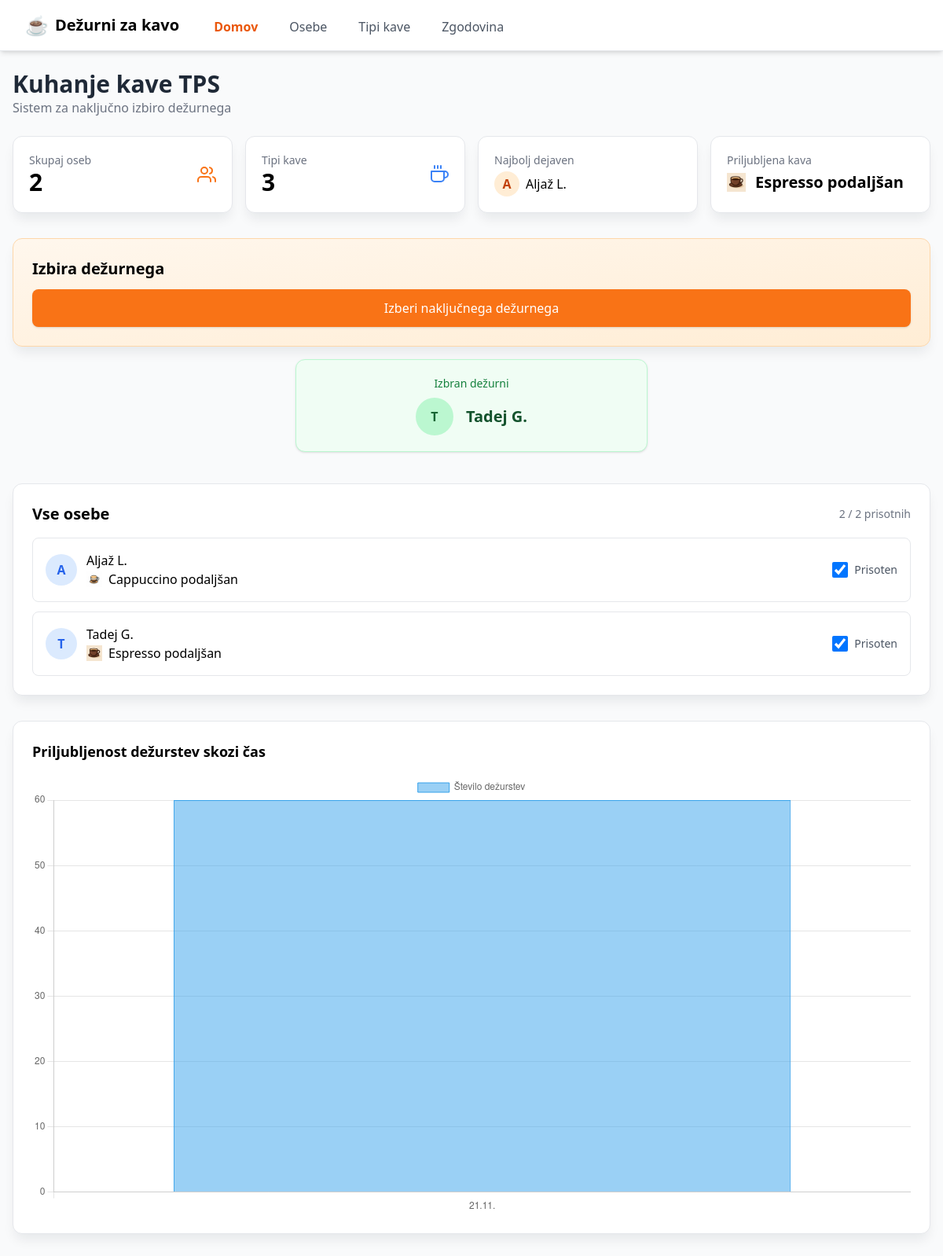
The page / on the database its author committed.
### app.py (models this page shows)
class Person(db.Model):
    __tablename__ = "people"
    id = db.Column(db.Integer, primary_key=True)
    first_name = db.Column(db.String(100), nullable=False)
    last_name = db.Column(db.String(100), nullable=False)
    email = db.Column(db.String(200), nullable=False, unique=True)
    default_coffee_type_id = db.Column(
        db.Integer, db.ForeignKey("coffee_types.id"), nullable=True
    )
    is_present = db.Column(db.Boolean, default=True)
    active = db.Column(db.Boolean, default=True)
    created_at = db.Column(db.DateTime, default=datetime.utcnow)
    updated_at = db.Column(db.DateTime, default=datetime.utcnow,
                           onupdate=datetime.utcnow)
    default_coffee_type = db.relationship("CoffeeType", back_populates="people")
    selections = db.relationship("Selection", back_populates="person")

class CoffeeType(db.Model):
    __tablename__ = "coffee_types"
    id = db.Column(db.Integer, primary_key=True)
    name = db.Column(db.String(100), nullable=False)
    icon = db.Column(db.String(100), nullable=True)
    active = db.Column(db.Boolean, default=True)
    created_at = db.Column(db.DateTime, default=datetime.utcnow)
    updated_at = db.Column(db.DateTime, default=datetime.utcnow,
                           onupdate=datetime.utcnow)
    people = db.relationship("Person", back_populates="default_coffee_type")

### app.py (the view)
@app.route("/")
def index():
    people = Person.query.filter_by(active=True).all()
    coffee_types = CoffeeType.query.filter_by(active=True).all()
    present_count = Person.query.filter_by(is_present=True, active=True).count()
    best_person = (
        db.session.query(Person)
        .join(Selection)
        .group_by(Person.id)
        .order_by(db.func.count(Selection.id).desc())
        .first()
    )
    favorite_coffee = (
        db.session.query(CoffeeType)
        .join(Person, Person.default_coffee_type_id == CoffeeType.id)
        .group_by(CoffeeType.id)
        .order_by(db.func.count(Person.id).desc())
        .first()
    )
    last_selection = Selection.query.order_by(Selection.selected_at.desc()).first()
    history_items = (
        db.session.query(
            db.func.date(Selection.selected_at),
            db.func.count(Selection.id)
        )
        .group_by(db.func.date(Selection.selected_at))
        .order_by(db.func.date(Selection.selected_at))
        .all()
    )
    from datetime import datetime
    chart_labels = []
    for d, _ in history_items:
        if isinstance(d, str):
            d = datetime.fromisoformat(d)
        chart_labels.append(d.strftime("%d.%m."))
    chart_values = [cnt for _, cnt in history_items]
    return render_template(
        "index.html",
        people=people,
        coffee_types=coffee_types,
        present_count=present_count,
        best_person=best_person,
        favorite_coffee=favorite_coffee,
        last_selection=last_selection,
        chart_labels=chart_labels,
        chart_values=chart_values,
    )

### templates/index.html (shortened to what this page needs)
{% extends "base.html" %}
{% block content %}
<div class="mb-6">
    <h1 class="text-3xl font-bold text-gray-800">Kuhanje kave TPS</h1>
    <p class="text-gray-500">Sistem za naključno izbiro dežurnega</p>
</div>
<div class="grid grid-cols-1 sm:grid-cols-2 lg:grid-cols-4 gap-4 mb-8">
    <div class="card p-5">
        <div class="flex items-center justify-between">
            <div>
                <p class="text-sm text-gray-500">Skupaj oseb</p>
                <p class="text-3xl font-bold">{{ people|length }}</p>
            </div>
            <div class="text-orange-500"><i data-feather="users"></i></div>
        </div>
    </div>
    <div class="card p-5">
        <div class="flex items-center justify-between">
            <div>
                <p class="text-sm text-gray-500">Tipi kave</p>
                <p class="text-3xl font-bold">{{ coffee_types|length }}</p>
            </div>
            <div class="text-blue-500"><i data-feather="coffee"></i></div>
        </div>
    </div>
    <div class="card p-5">
        <p class="text-sm text-gray-500 mb-1">Najbolj dejaven</p>
        {% if best_person %}
        <div class="flex items-center gap-2">
            <div class="w-8 h-8 bg-orange-100 text-orange-700 font-semibold flex items-center justify-center rounded-full">
                {{ best_person.first_name[0] }}
            </div>
            <span class="font-medium">{{ best_person.first_name }} {{ best_person.last_name }}</span>
        </div>
        {% else %}
        <span class="text-gray-400">—</span>
        {% endif %}
    </div>
    <div class="card p-5">
        <p class="text-sm text-gray-500 mb-1">Priljubljena kava</p>
        {% if favorite_coffee %}
        <div class="flex items-center gap-3">
            <div class="coffee-badge badge-md">
                <img src="{{ favorite_coffee.icon }}" class="w-6 h-6" alt="">
            </div>
            <span class="text-xl font-semibold">{{ favorite_coffee.name }}</span>
        </div>
        {% else %}
        <span class="text-gray-400 text-xl">—</span>
        {% endif %}
    </div>
</div>
<div id="randomCard" class="card p-6 mb-4 bg-gradient-to-br from-orange-50 to-orange-100 border-orange-200">
    <h2 class="text-xl font-semibold mb-3">Izbira dežurnega</h2>
    <button onclick="animateRandom()"
            class="w-full bg-orange-500 hover:bg-orange-600 text-white py-3 rounded-lg font-medium shadow transition">
        Izberi naključnega dežurnega
    </button>
</div>
<div id="selectedPersonBox" class="mb-10">
    {% if last_selection %}
    <div class="flex justify-center">
        <div class="bg-green-50 border border-green-200 p-5 rounded-xl shadow selected-box w-full max-w-md">
            <p class="text-sm font-medium text-green-700 mb-2 text-center">
                Izbran dežurni
            </p>
            <div class="flex items-center gap-4 justify-center">
                <div class="w-12 h-12 rounded-full bg-green-200 text-green-800 font-bold flex items-center justify-center">
                    {{ last_selection.person.first_name[0] }}
                </div>
                <p class="text-xl font-semibold text-green-900">
                    {{ last_selection.person.first_name }} {{ last_selection.person.last_name }}
                </p>
            </div>
        </div>
    </div>
    {% endif %}
</div>
<div class="card p-6 mb-8">
    <div class="flex justify-between items-center mb-4">
        <h3 class="text-xl font-semibold">Vse osebe</h3>
        <p class="text-gray-500 text-sm">{{ present_count }} / {{ people|length }} prisotnih</p>
    </div>
    <div class="space-y-3">
        {% for p in people %}
        <div id="person-{{ p.id }}"
             class="flex flex-col sm:flex-row sm:items-center sm:justify-between p-4 border rounded-lg hover:bg-gray-50 transition">
            <div class="flex items-center gap-3 mb-2 sm:mb-0">
                <div class="w-10 h-10 rounded-full bg-blue-100 flex items-center justify-center font-bold text-blue-600">
                    {{ p.first_name[0] }}
                </div>
                <div>
                    <p class="font-medium">{{ p.first_name }} {{ p.last_name }}</p>
                    <p class="text-sm text-gray-500">
                        {% if p.default_coffee_type %}
                        <div class="flex items-center gap-2">
                            <div class="coffee-badge badge-sm">
                                <img src="{{ p.default_coffee_type.icon }}" class="w-5 h-5">
                            </div>
                            {{ p.default_coffee_type.name }}
                        </div>
                        {% else %}
                        <span class="text-gray-400">—</span>
                        {% endif %}
                    </p>
                </div>
            </div>
            <form method="post" action="{{ url_for('toggle_presence', person_id=p.id) }}">
                <label class="flex items-center cursor-pointer gap-2">
                    <input type="checkbox" name="is_present"
                           onchange="this.form.submit()"
                           {% if p.is_present %}checked{% endif %}
                           class="h-5 w-5 rounded border-gray-300 text-blue-600 focus:ring-blue-500">
                    <span class="text-sm text-gray-600">Prisoten</span>
                </label>
            </form>
        </div>
        {% endfor %}
    </div>
</div>
<div class="card p-6">
    <h3 class="text-lg font-semibold mb-4">Priljubljenost dežurstev skozi čas</h3>
    <canvas id="historyChart"></canvas>
</div>
<script>
/* TOAST */
function showToast(msg) {
    const t = document.getElementById("toast");
    t.textContent = msg;
    t.classList.remove("hidden");
    setTimeout(() => t.classList.add("opacity-100"), 10);
    setTimeout(() => {
        t.classList.remove("opacity-100");
        setTimeout(() => t.classList.add("hidden"), 300);
    }, 2500);
}
/* HIGHLIGHT */
function highlightPerson(id) {
    const el = document.getElementById("person-" + id);
    if (!el) return;
    el.classList.remove("flash");
    void el.offsetWidth;
    el.classList.add("flash");
}
/* IZRIS ZELENE KARTICE */
function renderSelectedPerson(data) {
    const box = document.getElementById("selectedPersonBox");
    box.innerHTML = `
        <div class="flex justify-center mb-8">
            <div class="bg-green-50 border border-green-200 p-5 rounded-xl shadow selected-box w-full max-w-md">
                <p class="text-sm font-medium text-green-700 mb-2 text-center">
                    Izbran dežurni
                </p>
                <div class="flex items-center gap-4 justify-center">
                    <div class="w-12 h-12 rounded-full bg-green-200 text-green-800 font-bold flex items-center justify-center">
                        ${data.person_name.charAt(0)}
                    </div>
                    <p class="text-xl font-semibold text-green-900">
                        ${data.person_name}
                    </p>
                </div>
            </div>
        </div>
    `;
}
/* RANDOMIZER */
function animateRandom() {
    const card = document.getElementById("randomCard");
    card.classList.remove("animate-pop");
    void card.offsetWidth;
    card.classList.add("animate-pop");
    fetch("/random")
        .then(r => r.json())
        .then(data => {
            if (data.error) {
                showToast(data.error);
                return;
            }
            highlightPerson(data.person_id);
            renderSelectedPerson(data);
            showToast(data.person_name + " je dežurni!");
        });
}
/* GRAF */
const ctx = document.getElementById('historyChart').getContext('2d');
new Chart(ctx, {
    type: 'bar',
    data: {
        labels: {{ chart_labels|tojson }},
        datasets: [{
            label: "Število dežurstev",
            data: {{ chart_values|tojson }},
            borderWidth: 1
        }]
    },
    options: {
        responsive: true,
        scales: {
            y: { beginAtZero: true }
        }
    }
});
</script>
{% endblock %}

### templates/base.html (shortened to what this page needs)
<!doctype html>
<html lang="sl">
<head>
    <script src="https://cdn.tailwindcss.com"></script>
</head>
<body class="bg-gray-50">
<nav class="bg-white shadow-md border-b border-gray-200 sticky top-0 z-50">
  <div class="max-w-7xl mx-auto px-4 sm:px-6 lg:px-8">
    <div class="flex justify-between h-16">
      <div class="flex">
        <a href="{{ url_for('index') }}" class="flex items-center space-x-2">
          <span class="text-2xl">☕</span>
          <span class="font-semibold text-xl">Dežurni za kavo</span>
        </a>
        <div class="hidden sm:ml-10 sm:flex sm:space-x-8">
          <a href="{{ url_for('index') }}"
             class="inline-flex items-center px-1 pt-1
                    {% if request.endpoint=='index' %}text-orange-600 font-semibold{% else %}text-gray-600{% endif %}
                    hover:text-orange-600 transition">
             Domov
          </a>
          <a href="{{ url_for('people_list') }}"
             class="inline-flex items-center px-1 pt-1
                    {% if 'people' in request.endpoint %}text-orange-600 font-semibold{% else %}text-gray-600{% endif %}
                    hover:text-orange-600 transition">
             Osebe
          </a>
          <a href="{{ url_for('coffee_types_list') }}"
             class="inline-flex items-center px-1 pt-1
                    {% if 'coffee_types' in request.endpoint %}text-orange-600 font-semibold{% else %}text-gray-600{% endif %}
                    hover:text-orange-600 transition">
             Tipi kave
          </a>
          <a href="{{ url_for('history_list') }}"
             class="inline-flex items-center px-1 pt-1
                    {% if request.endpoint=='history_list' %}text-orange-600 font-semibold{% else %}text-gray-600{% endif %}
                    hover:text-orange-600 transition">
             Zgodovina
          </a>
        </div>
      </div>
    </div>
  </div>
</nav>
<div class="max-w-7xl mx-auto px-4 mt-6 mb-10">
    {% block content %}{% endblock %}
</div>
</body>
</html>

### templates/base.html (style rules this page uses)
.coffee-badge { @apply flex items-center justify-center rounded-full shadow-sm border; background-color: #f4e7d6; border-color: #d3c2a8; }
.badge-sm { @apply w-6 h-6; }
.badge-md { @apply w-8 h-8; }
.coffee-badge img { @apply object-contain; }
body { background-color: #F9FAFB; }
.card { background-color: #FFFFFF; border-radius: 0.75rem; box-shadow: 0 10px 15px -3px rgba(15, 23, 42, 0.08); border: 1px solid #E5E7EB; }

### templates/index.html (style rules this page uses)
.selected-box { animation: pop 0.25s ease-out forwards; }

### rows shown on the page
Person: first_name "A", first_name "Aljaž", last_name "L.", default_coffee_type.icon (picture), default_coffee_type.name "Cappuccino podaljšan", is_present "☑"
CoffeeType: icon (picture), name "Espresso podaljšan"
Person: person "T", person.first_name "Tadej", person.last_name "G.", first_name "T", first_name "Tadej", last_name "G.", default_coffee_type.icon (picture), default_coffee_type.name "Espresso podaljšan", is_present "☑"

### other values the page prints
{{ people|length }} "2"
{{ coffee_types|length }} "3"
{{ present_count }} "2"
chart data {{ chart_labels|tojson }} ["21.11."]
chart data {{ chart_values|tojson }} [60]
